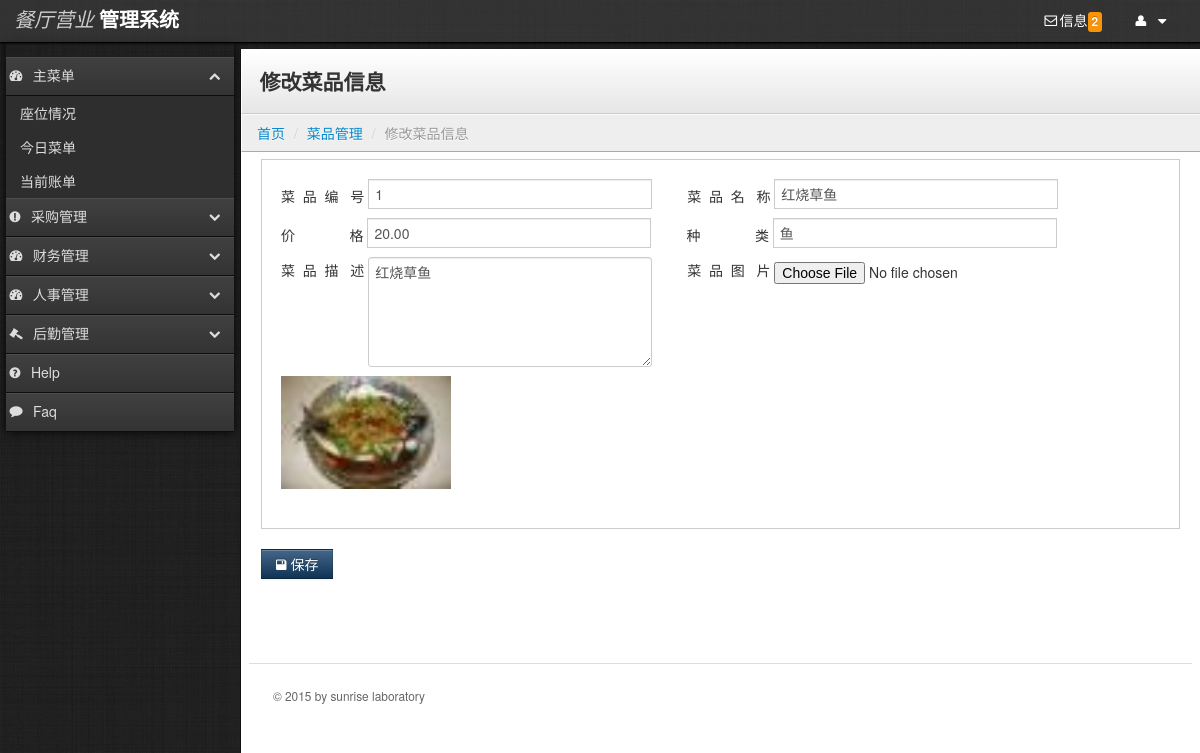
Screenshot of /newRes/modify_foodinfo.php?id=1 with the database file from the repository.
### tables this page shows
CREATE TABLE `food` (
  `foodID` bigint(20) NOT NULL,
  `foodName` varchar(50) NOT NULL,
  `price` float(20,2) NOT NULL,
  `foodType` varchar(50) NOT NULL,
  `description` varchar(200) default NULL,
  `imageLocation` varchar(200) default NULL,
  PRIMARY KEY  (`foodID`)
);

### newRes/modify_foodinfo.php (the view, shortened to what this page needs)
<?php include('conn/conn.php');?>
<?php
$id="";
if($_SERVER['REQUEST_METHOD']=="GET")
{
	$id=$_GET["id"];
	$selectsql="select * from food where foodID=".$id."";
	$sql = mysql_query($selectsql,$conn) or die(mysql_error());
	$row = mysql_fetch_assoc($sql);
}
?>
<?php include('boot.php');?>
    <div class="content">
        <div class="header">
            <h1 class="page-title">修改菜品信息</h1>
        </div>
                <ul class="breadcrumb">
            <li><a href="index.php">首页</a> <span class="divider">/</span></li>
            <li><a href="repertoryinfo.php">菜品管理</a> <span class="divider">/</span></li>
            <li class="active">修改菜品信息</li>
        </ul>
        <div class="container-fluid">
            <div class="row-fluid">
<div class="well">
    <div id="myTabContent" class="tab-content">
      <div class="tab-pane active in" id="home">
    <form name="foodinfo" method="post" action="modify_foodinfo_ok.php?id=<?php echo $id;?>" enctype="multipart/form-data">
        <label>菜&nbsp;&nbsp;品&nbsp;&nbsp;编&nbsp;&nbsp;&nbsp;号</label>
        <input name="id" type="text" class="input-xlarge" value="<?php echo $row["foodID"];?>">
        <label>菜&nbsp;&nbsp;品&nbsp;&nbsp;名&nbsp;&nbsp;&nbsp;称</label>
        <input name="name" type="text" class="input-xlarge" value="<?php echo $row["foodName"];?>">
        <br/>
        <label>价&nbsp;&nbsp;&nbsp;&nbsp;&nbsp;&nbsp;&nbsp;&nbsp;&nbsp;&nbsp;&nbsp;&nbsp;&nbsp;&nbsp;格</label>
        <input name="price" type="text" class="input-xlarge" value="<?php echo $row["price"];?>">
        <label>种&nbsp;&nbsp;&nbsp;&nbsp;&nbsp;&nbsp;&nbsp;&nbsp;&nbsp;&nbsp;&nbsp;&nbsp;&nbsp;&nbsp;类</label>
        <input name="number" type="text" class="input-xlarge" value="<?php echo $row["foodType"];?>">
        <br/>
        <label>菜&nbsp;&nbsp;品&nbsp;&nbsp;描&nbsp;&nbsp;&nbsp;述</label>
        <textarea name="desc" cols="" rows="5" class="input-xlarge"><?php echo $row["description"];?></textarea>
        <label>菜&nbsp;&nbsp;品&nbsp;&nbsp;图&nbsp;&nbsp;&nbsp;片</label>
        <input type="file" name="uploadfile"/>
        <img src="<?php echo $row['imageLocation'];?>" alt="product" height="170" width="170">
      </div>
  </div>
</div>
<div class="btn-toolbar">
    <button class="btn btn-primary" onClick="return TianJia(form)" value=" "><i class="icon-save"></i> 保存</button>
</div>
                    <footer>
                        <hr>
                        <p>&copy; 2015 by sunrise laboratory </p>
                </footer>
            </div>
        </div>
    </div>
  </body>
</html>

### newRes/stylesheets/theme.css (style rules this page uses)
body { background: #222; background-image: url('../images/black-Linen.png'); background-position: initial initial; background-repeat: initial initial; margin: 0px; padding: 0px; }
h1 { margin-top: 0px; color: #eee; }
hr { border-top: 1px solid #ddd; border-bottom: 1px solid #fff; }
.content { min-width: 400px; position: relative; min-height: 800px; background: #fff; margin-left: 240px; margin-top: 6px; border-left: 1px solid #000000; border-left: 1px solid #111; }
.header { background: #ffffff; background: #ffffff; background: -webkit-gradient(linear, left bottom, left top, color-stop(0, #e6e6e6), color-stop(1, #ffffff)); background: -ms-linear-gradient(bottom, #e6e6e6, #ffffff); background: -moz-linear-gradient(center bottom, #e6e6e6 0%, #ffffff 100%); background: -o-linear-gradient(bottom, #e6e6e6, #ffffff); filter: progid:dximagetransform.microsoft.gradient(startColorStr='#e6e6e6', EndColorStr='#ffffff'); -ms-filter: "progid:DXImageTransform.Microsoft.gradient(startColorStr='#ffffff',EndColorStr='#e6e6e6')"; border-bottom: 1px solid #cccccc; border-top: 1px solid #ffffff; border-left: 1px solid #ffffff; padding: 0em 1.25em; }
.header h1 { margin: 1em 0em; padding: 0em; line-height: 1em; font-size: 1.5em; color: #eee; color: #333; }
.breadcrumb { -webkit-box-shadow: none; -moz-box-shadow: none; box-shadow: none; -webkit-border-radius: 0px; -moz-border-radius: 0px; border-radius: 0px; -moz-background-clip: padding; -webkit-background-clip: padding-box; background-clip: padding-box; background: #eee; border-bottom: 1px solid #aaa; border-top: 1px solid #fafafa; border-left: 1px solid #fff; margin-bottom: .5em; }
footer { padding: 1em; margin-top: 4em; color: #666; font-size: .85em; line-height: 1.3em; }
footer hr { margin: 2em -2em; }
.btn { -webkit-border-radius: 0px; -moz-border-radius: 0px; border-radius: 0px; }
.btn-primary { background-color: #113355; background-image: -webkit-gradient(linear, 0 0, 0 100%, from(#446688), to(#113355)); background-image: -webkit-linear-gradient(top, #446688, #113355); background-image: -o-linear-gradient(top, #446688, #113355); background-image: linear-gradient(to bottom, #446688, #113355); background-image: -moz-linear-gradient(top, #446688, #113355); filter: progid:dximagetransform.microsoft.gradient(startColorStr='#446688', EndColorStr='#113355'); -ms-filter: "progid:DXImageTransform.Microsoft.gradient(startColorStr='#446688',EndColorStr='#113355')"; }
.well { background-color: #fff; border: 1px solid #ccc; -webkit-box-shadow: 1px 1px 0px #ffffff; -moz-box-shadow: 1px 1px 0px #ffffff; box-shadow: 1px 1px 0px #ffffff; -webkit-border-radius: 0px; -moz-border-radius: 0px; border-radius: 0px; -moz-background-clip: padding; -webkit-background-clip: padding-box; background-clip: padding-box; }
input[type="text"], input[type="password"] { -webkit-border-radius: 0px; -moz-border-radius: 0px; border-radius: 0px; -moz-background-clip: padding; -webkit-background-clip: padding-box; background-clip: padding-box; }

### newRes/modify_foodinfo.php (style rules this page uses)
label { display:inline-block; }

### rows the page displays
food: id "1", name "红烧草鱼", price "20.00", number "鱼", desc "红烧草鱼", imageLocation (picture)

### other values shown
$arrayDealTFNum['count'] "2"
